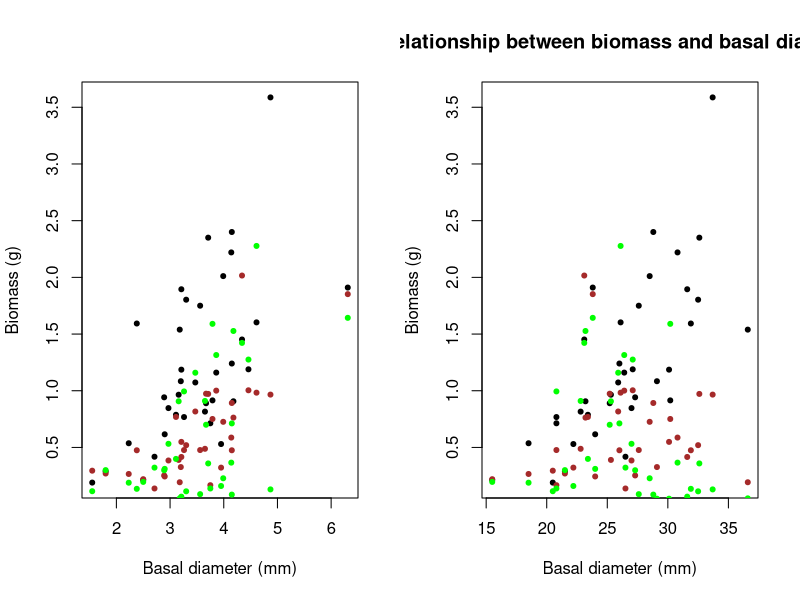
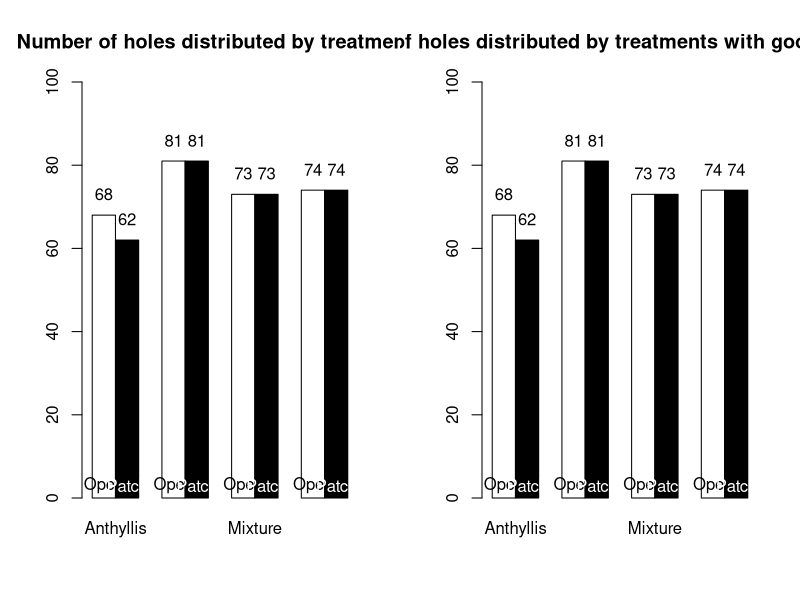
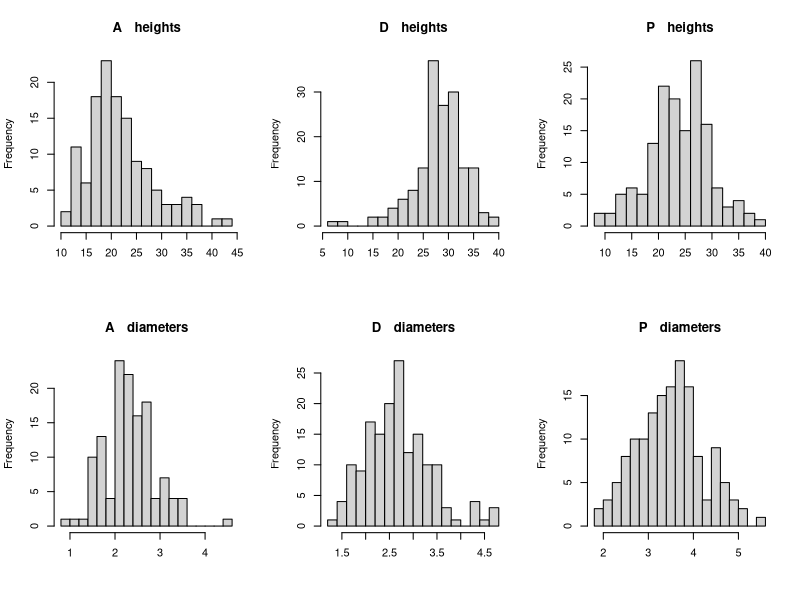
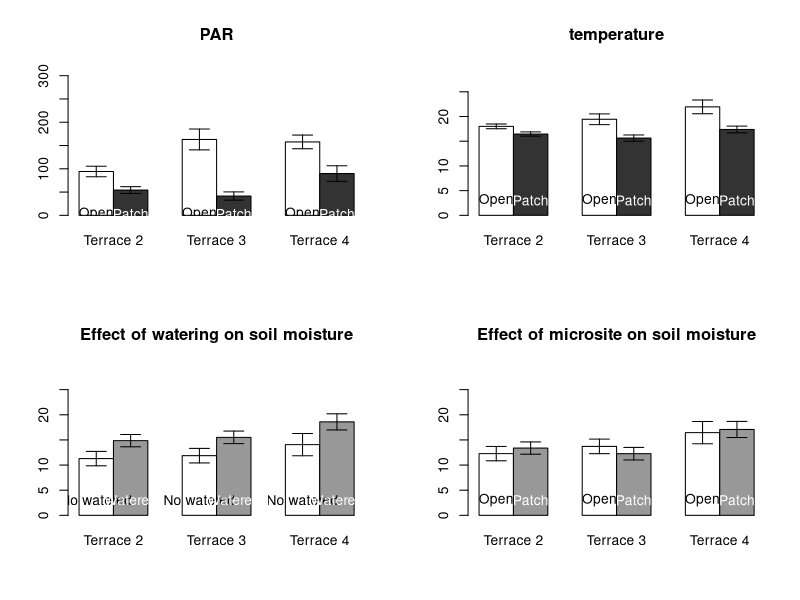

These charts were generated, in order, by the following R code:
## ---- chunk 1

data <- read.table("biomass_t0.csv", sep=";", dec=",", header=T)

par(pch=20, mfrow=c(1,2))
variable <- c("dia2", "height")        #Explicative variables
for (i in 1:length(variable)) {
	plot(data[, "bio_stem"] ~ data[, variable[i]],
	xlab="Basal diameter (mm)", ylab="Biomass (g)"#,
# 	main= "Relationship between biomass and basal diameter"
	)
	points(data[, "bio_roots"] ~ data[, variable[i]], col="brown")
	points(data[, "bio_leaves"] ~ data[, variable[i]], col="green")
}

title("Relationship between biomass and basal diameter")


## ---- chunk 2
data <- read.table("data_january_plant.csv", sep=";",dec=",", header=T)
str(data)
data$ms <- as.factor(data$ms)
## ---- chunk 3
att <- tapply(data$com, list(data$ms, data$com), length)
att <- as.matrix(att)
colnames(att) <- c("Anthyllis", "Dorycnium", "Mixture", "Pistachia")
rownames(att) <- c("Open","Patch")
## ---- chunk 4
barplot(as.matrix(att), beside=TRUE,
	col=c("white", "black"), 
	names.arg= c("Anthyllis", "Dorycnium", "Mixture", "Pistachia"),
	main="Number of holes distributed by treatments",
	ylim=c(0,100))
text(x = c(1.50, 2.50, 4.5, 5.5, 7.5, 8.5, 10.5, 11.5),
	y = as.vector(att + 5),
	labels = as.character(as.vector(att)))
text(x = c(1.50, 2.50, 4.5, 5.5, 7.5, 8.5, 10.5, 11.5),
	y = as.vector(3), labels = c("Open", "Patch"),
	col = c("black" ,"white"))
## ---- chunk 5
data <- read.table("data_january_plant.csv", sep=";",dec=",", header=T)
tra <- data[data$e1<=2 & data$e2<=2 & data$e3<=2,]
art <- tapply(tra$com, list(tra$ms, tra$com), length)
art <- as.matrix(art)
colnames(art) <- c("Anthyllis", "Dorycnium", "Mixture", "Pistachia")
rownames(art) <- c("Open","Patch")
knitr::kable(art, caption="Number of holes with individuals in good shape")
## ---- chunk 6
barplot(as.matrix(art), beside=TRUE,
	col=c("white", "black"), 
	names.arg= c("Anthyllis", "Dorycnium", "Mixture", "Pistachia"),
	main="Number of holes distributed by treatments with good individuals",
	ylim=c(0,100))
text(x = c(1.50, 2.50, 4.5, 5.5, 7.5, 8.5, 10.5, 11.5),
	y = as.vector(art + 5),
	labels = as.character(as.vector(art)))
text(x = c(1.50, 2.50, 4.5, 5.5, 7.5, 8.5, 10.5, 11.5),
	y = as.vector(3), labels = c("Open", "Patch"),
	col = c("black" ,"white"))
## ---- chunk 7
layout(matrix(c(1,2,3,4,5,6), 2, 3, byrow = FALSE))

com <- c("A", "D", "P")
for (i in 1:3) {
	hist(data[which(data$com==com[i]),]$h1, breaks=20, main=paste(com[i]," ","heights"), xlab="")
	hist(data[which(data$com==com[i]),]$d1, breaks=20, main=paste(com[i]," ","diameters"), xlab="")
}

## ---- chunk 8
env <- read.table("data_january_env.csv", sep=";",dec=",", header=T)
for (i in 1:7) {
	env[,i] <- as.factor(env[,i])
}

layout(matrix(c(1, 2, 3, 4), nrow=2, ncol=2, byrow=T))
va <- c("PAR", "temperature")

for (i in 1:length(va)) {
	env.table <- tapply(env[,va[i]], list(env$ms, env$ter), mean, na.rm=T)
	env.table
	barplot(as.matrix(env.table), beside=TRUE,
		col=c("white", "grey20"), 
		names.arg= c("Terrace 2", "Terrace 3", "Terrace 4"),
		main=paste(va[i]),
		ylim=c(0, max(env[,va[i]],na.rm=T)+1.5*sd(env[,va[i]],na.rm=T))
		)
	text(x = c(1.50, 2.50, 4.5, 5.5, 7.5, 8.5, 10.5, 11.5),
		y = as.vector(3), labels = c("Open", "Patch"),
		col = c("black" ,"white"))
	se.par <- tapply(env[,va[i]], list(env$ms, env$ter), FUN=function(x) sd(x, na.rm=T)/sqrt(length(!is.na(x))))
	arrows(c(1.50, 2.50, 4.5, 5.5, 7.5, 8.5, 10.5, 11.5),
		y0=as.vector(env.table-se.par*1.96),
		y1=as.vector(env.table+se.par*1.96),
		code=3, angle=90, length= 0.10)

}

# Effect of watering on soil moisture
va <- c("soil.moisture")
for (i in 1:length(va)) {
	env.table <- tapply(env[,va[i]], list(env$water, env$ter), mean, na.rm=T)
	env.table
	barplot(as.matrix(env.table), beside=TRUE,
		col=c("white", "grey60"), 
		names.arg= c("Terrace 2", "Terrace 3", "Terrace 4"),#c("Water", "No water"),
		main="Effect of watering on soil moisture",
		ylim=c(0, max(env[,va[i]],na.rm=T)+1.5*sd(env[,va[i]],na.rm=T))
		)
	text(x = c(1.50, 2.50, 4.5, 5.5, 7.5, 8.5, 10.5, 11.5),
		y = as.vector(3), labels = c("No watered", "Watered"),
		col = c("black" ,"white"))
	se.par <- tapply(env[,va[i]], list(env$ms, env$ter), FUN=function(x) sd(x, na.rm=T)/sqrt(length(!is.na(x))))
	arrows(c(1.50, 2.50, 4.5, 5.5, 7.5, 8.5, 10.5, 11.5),
		y0=as.vector(env.table-se.par*1.96),
		y1=as.vector(env.table+se.par*1.96),
		code=3, angle=90, length= 0.10)

}

# Effect of microsite on soil moisture
va <- c("soil.moisture")
for (i in 1:length(va)) {
	env.table <- tapply(env[,va[i]], list(env$ms, env$ter), mean, na.rm=T)
	env.table
	barplot(as.matrix(env.table), beside=TRUE,
		col=c("white", "grey60"), 
		names.arg= c("Terrace 2", "Terrace 3", "Terrace 4"),#c("Water", "No water"),
		main="Effect of microsite on soil moisture",
		ylim=c(0, max(env[,va[i]],na.rm=T)+1.5*sd(env[,va[i]],na.rm=T))
		)
	text(x = c(1.50, 2.50, 4.5, 5.5, 7.5, 8.5, 10.5, 11.5),
		y = as.vector(3), labels = c("Open", "Patch"),
		col = c("black" ,"white"))
	se.par <- tapply(env[,va[i]], list(env$ms, env$ter), FUN=function(x) sd(x, na.rm=T)/sqrt(length(!is.na(x))))
	arrows(c(1.50, 2.50, 4.5, 5.5, 7.5, 8.5, 10.5, 11.5),
		y0=as.vector(env.table-se.par*1.96),
		y1=as.vector(env.table+se.par*1.96),
		code=3, angle=90, length= 0.10)

}

